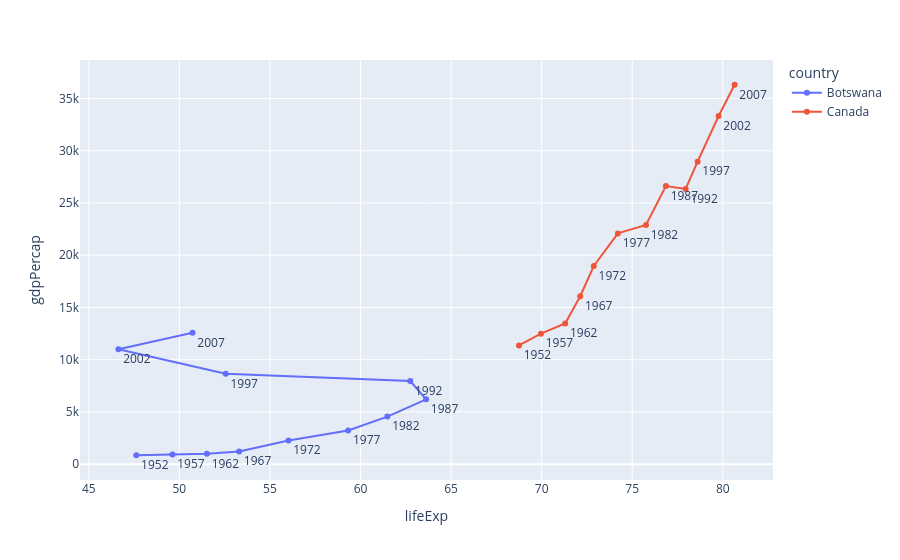

The cell this chart's notebook holds for it:
### Code cell
df = px.data.gapminder().query("country in ['Canada', 'Botswana']")

fig = px.line(df, x="lifeExp", y="gdpPercap", color="country", text="year")
fig.update_traces(textposition="bottom right")
fig.show()

### Figure 1 — Plotly figure (JSON) as saved in the notebook; plotly's stock layout.template omitted (floating-point values rounded to 4 significant figures)
{"data": [{"hovertemplate": "country=Botswana<br>lifeExp=%{x}<br>gdpPercap=%{y}<br>year=%{text}<extra></extra>", "legendgroup": "Botswana", "line": {"color": "#636efa", "dash": "solid"}, "marker": {"symbol": "circle"}, "mode": "text+markers+lines", "name": "Botswana", "orientation": "v", "showlegend": true, "text": [1952, 1957, 1962, 1967, 1972, 1977, 1982, 1987, 1992, 1997, 2002, 2007], "textposition": "bottom right", "type": "scatter", "x": [47.62, 49.62, 51.52, 53.3, 56.02, 59.32, 61.48, 63.62, 62.74, 52.56, 46.63, 50.73], "xaxis": "x", "y": [851.2, 918.2, 983.7, 1215.0, 2264.0, 3215.0, 4551.0, 6206.0, 7954.0, 8647.0, 11000.0, 12570.0], "yaxis": "y"}, {"hovertemplate": "country=Canada<br>lifeExp=%{x}<br>gdpPercap=%{y}<br>year=%{text}<extra></extra>", "legendgroup": "Canada", "line": {"color": "#EF553B", "dash": "solid"}, "marker": {"symbol": "circle"}, "mode": "text+markers+lines", "name": "Canada", "orientation": "v", "showlegend": true, "text": [1952, 1957, 1962, 1967, 1972, 1977, 1982, 1987, 1992, 1997, 2002, 2007], "textposition": "bottom right", "type": "scatter", "x": [68.75, 69.96, 71.3, 72.13, 72.88, 74.21, 75.76, 76.86, 77.95, 78.61, 79.77, 80.65], "xaxis": "x", "y": [11370.0, 12490.0, 13460.0, 16080.0, 18970.0, 22090.0, 22900.0, 26630.0, 26340.0, 28950.0, 33330.0, 36320.0], "yaxis": "y"}], "layout": {"legend": {"title": {"text": "country"}, "tracegroupgap": 0}, "margin": {"t": 60}, "xaxis": {"anchor": "y", "domain": [0, 1], "title": {"text": "lifeExp"}}, "yaxis": {"anchor": "x", "domain": [0, 1], "title": {"text": "gdpPercap"}}}}
